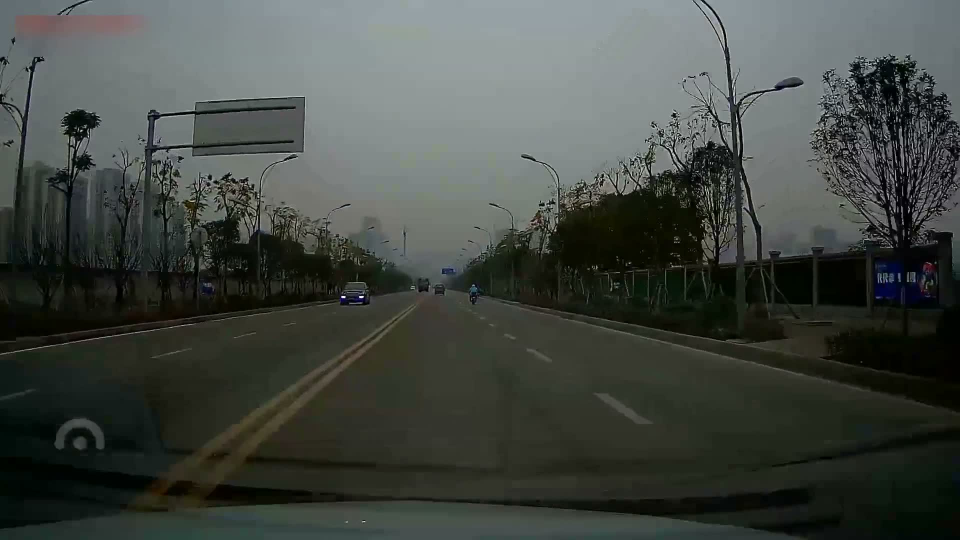
#> input picture test_images/frame_100.jpg, 1920 x 1080 px, found by its file name (shown at 1/2 size)
$ python capture_pipeline_stages.py   (older library calls are emulated)
#> lines starting #> are read from the running program, lines starting #| are printed output that depends on the picture; after the words box and inside, x2 and y2 are one past the last pixel; in counts of white or black regions, pixels touching at a corner belong together
### CameraCalibration.py

import numpy as np
import cv2
import glob
import matplotlib.image as mpimg
import matplotlib.pyplot as plt

class CameraCalibration():
    """ Class that calibrate camera using chessboard images.

    Attributes:
        mtx (np.array): Camera matrix
        dist (np.array): Distortion coefficients
    """
    def __init__(self, image_dir, nx, ny, debug=False):
        """ Init CameraCalibration.

        Parameters:
            image_dir (str): path to folder contains chessboard images
            nx (int): width of chessboard (number of squares)
            ny (int): height of chessboard (number of squares)
        """
        fnames = glob.glob("{}/*".format(image_dir))
        objpoints = []
        imgpoints = []

        # Coordinates of chessboard's corners in 3D
        objp = np.zeros((nx*ny, 3), np.float32)
        objp[:,:2] = np.mgrid[0:nx, 0:ny].T.reshape(-1, 2)

        # Go through all chessboard images
        for f in fnames:
            img = mpimg.imread(f)

            # Convert to grayscale image
            gray = cv2.cvtColor(img, cv2.COLOR_RGB2GRAY)

            # Find chessboard corners
            ret, corners = cv2.findChessboardCorners(img, (nx, ny))
            if ret:
                imgpoints.append(corners)
                objpoints.append(objp)

        shape = (img.shape[1], img.shape[0])
        ret, self.mtx, self.dist, _, _ = cv2.calibrateCamera(objpoints, imgpoints, shape, None, None)

        if not ret:
            raise Exception("Unable to calibrate camera")

    def undistort(self, img):
        """ Return undistort image.

        Parameters:
            img (np.array): Input image

        Returns:
            Image (np.array): Undistorted image
        """
        # Convert to grayscale image
        gray = cv2.cvtColor(img, cv2.COLOR_RGB2GRAY)
        return cv2.undistort(img, self.mtx, self.dist, None, self.mtx)

### PerspectiveTransformation.py
import cv2
import numpy as np


class PerspectiveTransformation:
    """Transforms between front-view and bird's-eye view.

    ROI is computed as percentages of the image dimensions so it adapts
    to any camera resolution without manual recalibration.
    """

    # Trapezoid source points as fractions of (width, height)
    # Tune these if the video has an unusual camera angle:
    #   TOP_Y      — horizon line (lower fraction = more sky included)
    #   TOP_LEFT_X / TOP_RIGHT_X — width of trapezoid top
    #   BOT_LEFT_X / BOT_RIGHT_X — width of trapezoid base
    TOP_Y       = 0.63
    TOP_LEFT_X  = 0.44
    TOP_RIGHT_X = 0.58
    BOT_LEFT_X  = 0.10
    BOT_RIGHT_X = 0.92

    def __init__(self):
        self._cached_size = None
        self.M = None
        self.M_inv = None

    def _build(self, w, h):
        src = np.float32([
            (w * self.TOP_LEFT_X,  h * self.TOP_Y),   # top-left
            (w * self.BOT_LEFT_X,  h),                 # bottom-left
            (w * self.BOT_RIGHT_X, h),                 # bottom-right
            (w * self.TOP_RIGHT_X, h * self.TOP_Y),   # top-right
        ])
        dst = np.float32([
            (w * 0.20, 0),
            (w * 0.20, h),
            (w * 0.80, h),
            (w * 0.80, 0),
        ])
        self.M     = cv2.getPerspectiveTransform(src, dst)
        self.M_inv = cv2.getPerspectiveTransform(dst, src)
        self._cached_size = (w, h)

    def _ensure(self, img):
        h, w = img.shape[:2]
        if self._cached_size != (w, h):
            self._build(w, h)

    def forward(self, img, flags=cv2.INTER_LINEAR):
        self._ensure(img)
        h, w = img.shape[:2]
        return cv2.warpPerspective(img, self.M, (w, h), flags=flags)

    def backward(self, img, flags=cv2.INTER_LINEAR):
        self._ensure(img)
        h, w = img.shape[:2]
        return cv2.warpPerspective(img, self.M_inv, (w, h), flags=flags)

### Thresholding.py
import cv2
import numpy as np


class Thresholding:
    """
    Robust lane thresholding pipeline:
      1. CLAHE contrast enhancement (handles shadowed / low-contrast roads)
      2. White lane detection (HLS)
      3. Yellow lane detection (HSV)
      4. Edge detection (Sobel X)
      5. Morphological cleanup
    """

    def __init__(self):
        self._clahe = cv2.createCLAHE(clipLimit=2.0, tileGridSize=(8, 8))

    def _enhance(self, img):
        """Apply CLAHE on the L channel to boost contrast before thresholding."""
        lab = cv2.cvtColor(img, cv2.COLOR_RGB2LAB)
        lab[:, :, 0] = self._clahe.apply(lab[:, :, 0])
        return cv2.cvtColor(lab, cv2.COLOR_LAB2RGB)

    def forward(self, img):
        img = self._enhance(img)

        hls = cv2.cvtColor(img, cv2.COLOR_RGB2HLS)
        hsv = cv2.cvtColor(img, cv2.COLOR_RGB2HSV)
        gray = cv2.cvtColor(img, cv2.COLOR_RGB2GRAY)

        L = hls[:, :, 1]
        S = hls[:, :, 2]
        H = hls[:, :, 0]
        V = hsv[:, :, 2]

        # ── White lanes ────────────────────────────────────────────────
        # Relaxed: L > 180 (was 200) and S < 150 (was 120)
        white = np.zeros_like(L)
        white[(L > 180) & (S < 150)] = 255

        # ── Yellow lanes ───────────────────────────────────────────────
        # Wider hue range (10–45), lower saturation floor (70)
        yellow = np.zeros_like(L)
        yellow[
            (H > 10) & (H < 45) &
            (S > 70) &
            (V > 100)
        ] = 255

        # ── Edges (Sobel X) ────────────────────────────────────────────
        sobelx = cv2.Sobel(gray, cv2.CV_64F, 1, 0, ksize=3)
        sobelx = np.absolute(sobelx)
        max_val = np.max(sobelx)
        if max_val > 0:
            sobelx_u8 = np.uint8(255 * sobelx / max_val)
        else:
            sobelx_u8 = np.zeros_like(gray, dtype=np.uint8)
        edges = np.zeros_like(sobelx_u8, dtype=np.uint8)
        # Wider range (20–220) catches both light and strong edges
        edges[(sobelx_u8 > 20) & (sobelx_u8 < 220)] = 255

        # ── L-channel bright-area boost ────────────────────────────────
        # Catches bright lane markings that might be missed by color alone
        bright = np.zeros(L.shape, dtype=np.uint8)
        bright[L > 210] = 255

        # ── Combine ────────────────────────────────────────────────────
        binary = cv2.bitwise_or(white, yellow)
        binary = cv2.bitwise_or(binary, edges)
        binary = cv2.bitwise_or(binary, bright)

        # ── Morphological cleanup ──────────────────────────────────────
        kernel = cv2.getStructuringElement(cv2.MORPH_RECT, (5, 5))
        binary = cv2.morphologyEx(binary, cv2.MORPH_CLOSE, kernel, iterations=1)
        binary = cv2.morphologyEx(binary, cv2.MORPH_OPEN,  kernel, iterations=1)

        return binary

### figure_generation/capture_pipeline_stages.py
import cv2
import numpy as np
import matplotlib

try:
    import tkinter  # noqa: F401
    matplotlib.use('TkAgg')
    _HAS_GUI = True
except ImportError:
    matplotlib.use('Agg')
    _HAS_GUI = False

import matplotlib.pyplot as plt
import matplotlib.image as mpimg

from CameraCalibration import CameraCalibration
from PerspectiveTransformation import PerspectiveTransformation
from Thresholding import Thresholding

# ── 1. Load a test image ──────────────────────────────────────────────────────
img_path = 'test_images/frame_100.jpg'  # change if needed
raw_rgb = mpimg.imread(img_path)
#> raw_rgb is the input picture: shape (1080, 1920, 3); mean R, G, B 66.7, 71.9, 66.7

# ── 2. Stage 1 — Undistort ────────────────────────────────────────────────────
cal = CameraCalibration('camera_cal', 9, 6)
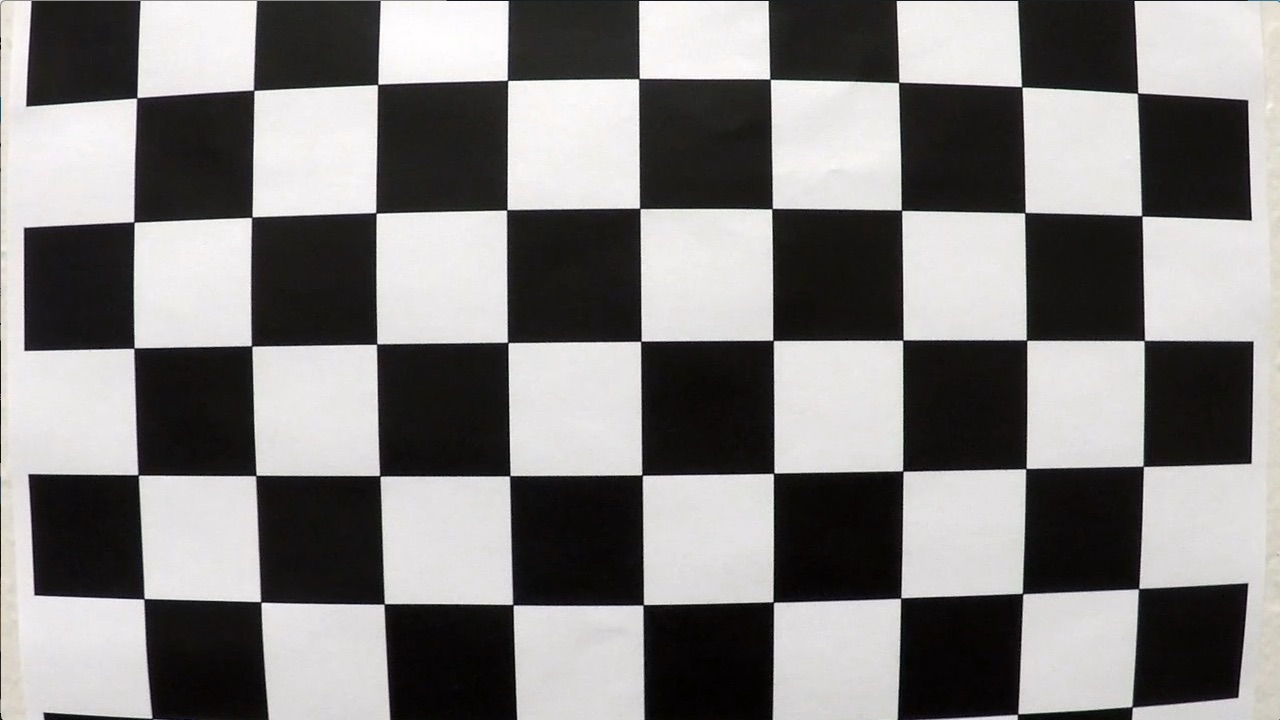
#> input picture camera_cal/calibration1.jpg, 1280 x 720 px
#> in __init__, img is the input picture: shape (720, 1280, 3); mean R, G, B 130.1, 128.4, 127.8
#> in __init__, `ret, corners = cv2.findChessboardCorners(img, (nx, ny))`: ret = False; corners = None
#> in __init__, `ret, self.mtx, self.dist, _, _ = cv2.calibrateCamera(objpoints, imgpoi..`: ret = 0.52; self.mtx = [[1072.5, 0, 657.6], [0, 1084.5, 284], [0, 0, 1]]; self.dist = [[-0.361, 1.03, 0.0145, 0.0027, -1.87]]
undist = cal.undistort(raw_rgb)

# Draw the ROI trapezoid on undistorted frame so the reader understands Stage 2
h, w = undist.shape[:2]
roi_pts = np.array([[
    (int(w * 0.44), int(h * 0.63)),
    (int(w * 0.10), h - 1),
    (int(w * 0.92), h - 1),
    (int(w * 0.58), int(h * 0.63)),
]], dtype=np.int32)
stage1 = undist.copy()
cv2.polylines(stage1, roi_pts, isClosed=True, color=(255, 80, 80), thickness=3)
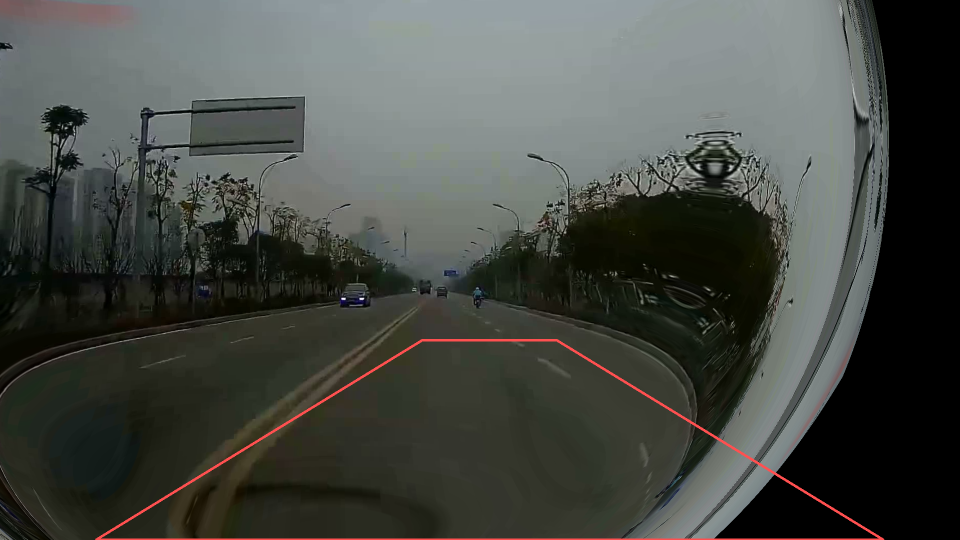
#> stage1: shape (1080, 1920, 3) (shown at 1/2 size); mean R, G, B 70.6, 73.8, 68.6
cv2.circle(stage1, (int(w * 0.44), int(h * 0.63)), 6, (255, 80, 80), -1)
#> stage1: shape (1080, 1920, 3); under 0.01% of pixels changed, all inside (x1, y1, x2, y2) = (838, 674, 850, 687)
cv2.circle(stage1, (int(w * 0.58), int(h * 0.63)), 6, (255, 80, 80), -1)
#> stage1: shape (1080, 1920, 3); mean R, G, B 70.7, 73.8, 68.6

# ── 3. Stage 2 — Bird's-eye warp (colour) ────────────────────────────────────
pt = PerspectiveTransformation()
warped_colour = pt.forward(undist)

# ── 4. Stage 3 — Binary thresholding ─────────────────────────────────────────
thresh = Thresholding()
binary = thresh.forward(warped_colour)  # 0/255 grayscale
#> in forward, `max_val = np.max(sobelx)`: max_val = 390
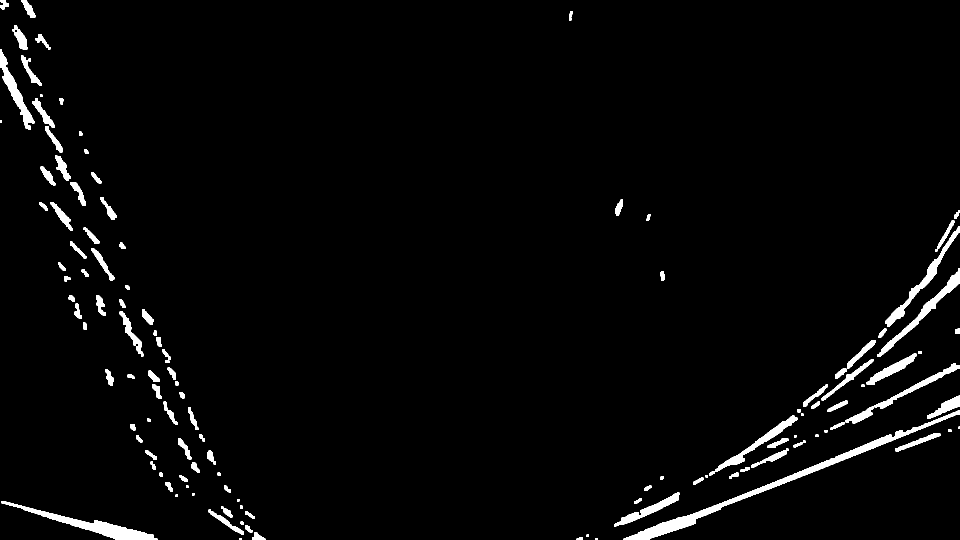
#> binary: shape (1080, 1920) (shown at 1/2 size); 2.7% white; 129 white regions (3 under 20 px), largest, box (x1, y1, x2, y2) and area: (1247, 821, 1920, 1080) 8628, (3, 1002, 315, 1080) 4543, (1754, 536, 1920, 714) 2892

# ── 5. Stage 4 — Sliding window search (draw boxes on binary) ────────────────
binary_vis = np.dstack([binary, binary, binary])

histogram = np.sum(binary[binary.shape[0] // 2:, :], axis=0)
#> histogram = 1920 values, max 22185 at index 1799, min 0 at index 0, mean 5641.3
midpoint = histogram.shape[0] // 2
left_base = np.argmax(histogram[:midpoint])
#> left_base = 220
right_base = np.argmax(histogram[midpoint:]) + midpoint
#> right_base = 1799

nwindows = 9
win_h = binary.shape[0] // nwindows
margin = 120
minpix = 20
lx, rx = left_base, right_base
#> lx = 220; rx = 1799

for win in range(nwindows):
    y_low = binary.shape[0] - (win + 1) * win_h
    y_high = binary.shape[0] - win * win_h
    for base, colour in [(lx, (255, 200, 0)), (rx, (0, 200, 255))]:
        x_low = base - margin
        x_high = base + margin
        cv2.rectangle(binary_vis, (x_low, y_low), (x_high, y_high), colour, 2)
        good = np.where(
            binary[y_low:y_high, max(0, x_low):min(binary.shape[1], x_high)] == 255
        )
        if len(good[0]) > minpix:
            if colour[0] == 255:
                lx = int(np.mean(good[1])) + max(0, x_low)
            else:
                rx = int(np.mean(good[1])) + max(0, x_low)
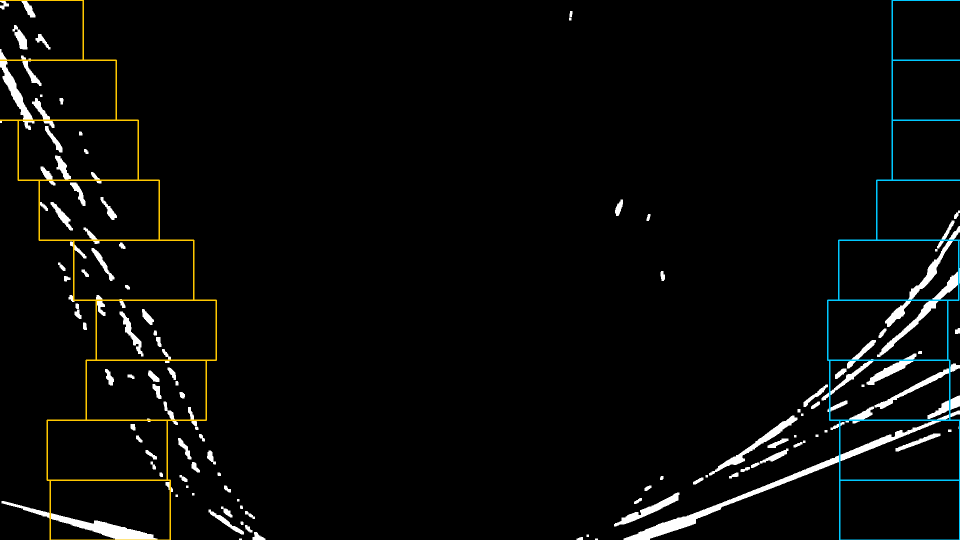
#> binary_vis: shape (1080, 1920, 3) (shown at 1/2 size); mean of channels 0, 1, 2 8.2, 8.8, 7.9; drawn as R, G, B

# ── 6. Stage 5 — Marking classification overlay ──────────────────────────────
strip_vis = np.dstack([binary, binary, binary])

lx_strip = left_base
#> lx_strip = 220
cv2.rectangle(
    strip_vis,
    (lx_strip - 50, 0),
    (lx_strip + 50, binary.shape[0]),
    (255, 220, 0),
    2,
)
cv2.putText(
    strip_vis,
    'LEFT: double_solid (0.80)',
    (5, 25),
    cv2.FONT_HERSHEY_SIMPLEX,
    0.55,
    (0, 255, 150),
    2,
)

cv2.rectangle(
    strip_vis,
    (right_base - 50, 0),
    (right_base + 50, binary.shape[0]),
    (0, 220, 255),
    2,
)
cv2.putText(
    strip_vis,
    'RIGHT: dashed (0.65)',
    (5, 50),
    cv2.FONT_HERSHEY_SIMPLEX,
    0.55,
    (0, 255, 150),
    2,
)

# ── 7. Stage 6 — Final overlay on original frame ─────────────────────────────
warped_bin_full = binary
h_w, w_w = warped_bin_full.shape[:2]

leftx, lefty, rightx, righty = [], [], [], []
lx2, rx2 = left_base, right_base
#> lx2 = 220; rx2 = 1799
win_h2 = h_w // nwindows
for win in range(nwindows):
    yl = h_w - (win + 1) * win_h2
    yh = h_w - win * win_h2
    for base, xlist, ylist in [(lx2, leftx, lefty), (rx2, rightx, righty)]:
        xl, xr = base - margin, base + margin
        nz = binary[yl:yh, max(0, xl):min(w_w, xr)].nonzero()
        if len(nz[0]) > minpix:
            xlist.extend(nz[1] + max(0, xl))
            ylist.extend(nz[0] + yl)
            base_val = int(np.mean(nz[1])) + max(0, xl)
            if base == lx2:
                lx2 = base_val
            else:
                rx2 = base_val
#> after the loop, lx2 = 45; xlist = 16286 values, max 1919 at index 15643, min 1659 at index 6887, mean 1803.3; ylist = 16286 values, max 922 at index 3255, min 421 at index 15640, mean 718.8

overlay = undist.copy()
if len(lefty) > 5 and len(righty) > 5:
    left_fit = np.polyfit(lefty, leftx, 2)
    right_fit = np.polyfit(righty, rightx, 2)
    ploty = np.linspace(0, h_w - 1, h_w)
    left_pts = np.array([np.polyval(left_fit, y) for y in ploty])
    right_pts = np.array([np.polyval(right_fit, y) for y in ploty])

    warp_zero = np.zeros_like(binary).astype(np.uint8)
    color_warp = np.dstack((warp_zero, warp_zero, warp_zero))
    pts_left = np.array([np.transpose(np.vstack([left_pts, ploty]))], dtype=np.int32)
    pts_right = np.array([np.flipud(np.transpose(np.vstack([right_pts, ploty])))], dtype=np.int32)
    pts = np.hstack((pts_left, pts_right))
    cv2.fillPoly(color_warp, pts, (0, 180, 0))
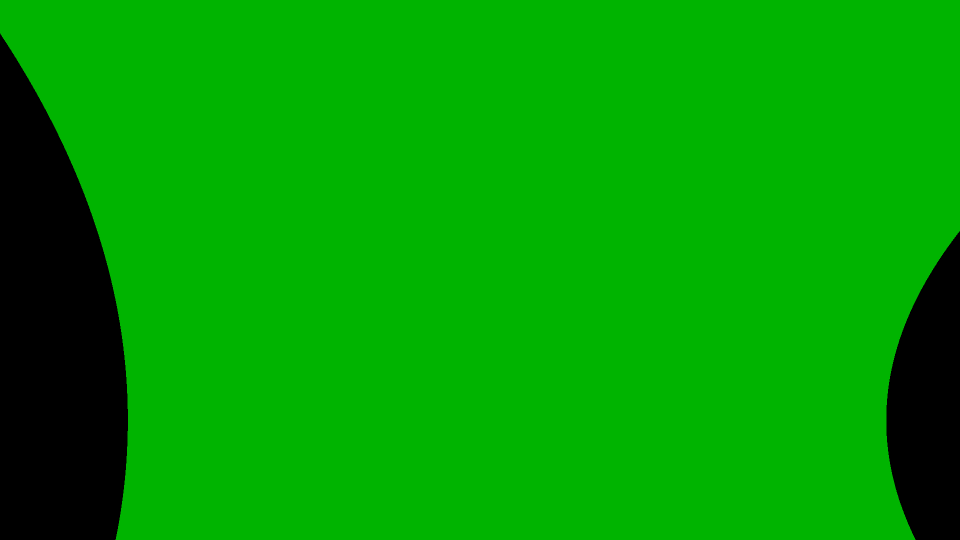
#> color_warp: shape (1080, 1920, 3) (shown at 1/2 size); mean of channels 0, 1, 2 0, 157.5, 0; drawn as R, G, B

    newwarp = pt.backward(color_warp)
    overlay = cv2.addWeighted(overlay, 1, newwarp, 0.4, 0)

    for pts_arr, col in [(pts_left[0], (255, 255, 0)), (pts_right[0], (255, 255, 0))]:
        for i in range(len(pts_arr) - 1):
            cv2.line(
                overlay,
                tuple(pts_arr[i]),
                tuple(pts_arr[i + 1]),
                col,
                3,
            )
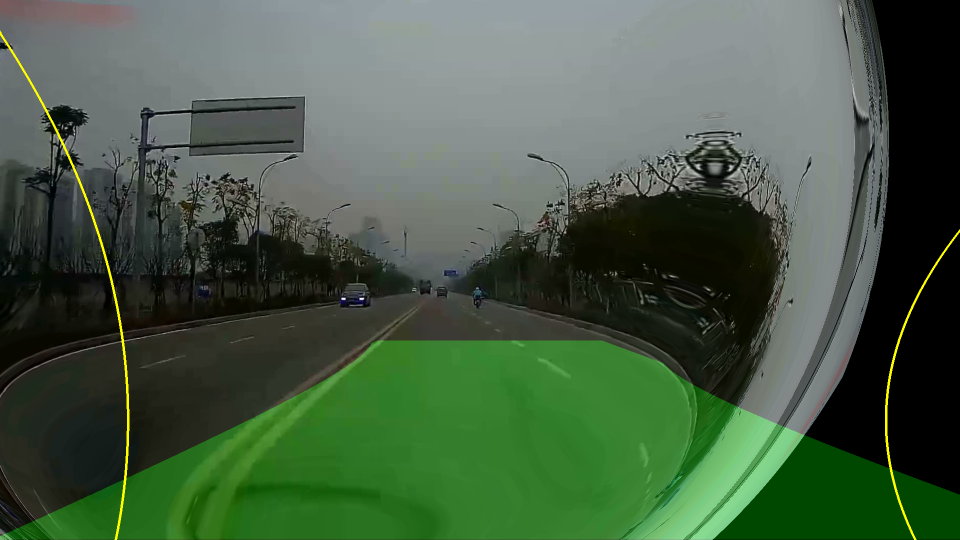
#> overlay: shape (1080, 1920, 3) (shown at 1/2 size); mean R, G, B 70.2, 91.4, 68.2

cv2.putText(
    overlay,
    'LEFT: double_solid  RIGHT: dashed',
    (10, 30),
    cv2.FONT_HERSHEY_SIMPLEX,
    0.65,
    (0, 255, 150),
    2,
)
cv2.putText(
    overlay,
    'Good Lane Keeping | Latency: 43 ms',
    (10, 58),
    cv2.FONT_HERSHEY_SIMPLEX,
    0.65,
    (0, 255, 150),
    2,
)
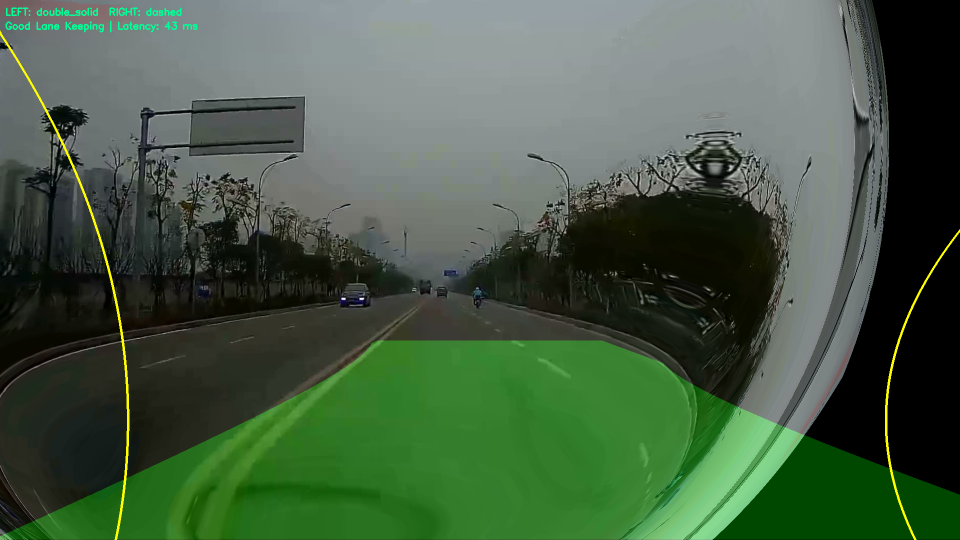
#> overlay: shape (1080, 1920, 3) (shown at 1/2 size); mean R, G, B 69.9, 91.7, 68.3

# ── 8. Build 2×3 figure ──────────────────────────────────────────────────────
fig, axes = plt.subplots(2, 3, figsize=(18, 9))
fig.patch.set_facecolor('#0f1117')
fig.suptitle(
    'FleetSafe — Lane Detection Pipeline: Stages 1–6',
    color='white',
    fontsize=13,
    fontweight='bold',
    y=1.01,
)

panels = [
    (stage1, 'Stage 1: Undistorted Frame\n(ROI trapezoid in red)', None),
    (warped_colour, 'Stage 2: Perspective Transform\n(bird\'s-eye view)', None),
    (binary, 'Stage 3: Binary Thresholding\n(HLS + HSV + Sobel)', 'gray'),
    (binary_vis, 'Stage 4: Sliding Window Search\n(yellow=left, cyan=right)', None),
    (strip_vis, 'Stage 5: Marking Classification\n(CC analysis strips shown)', None),
    (overlay, 'Stage 6: Lane Overlay\n(projected back to original view)', None),
]

for ax, (img, title, cmap) in zip(axes.flatten(), panels):
    ax.set_facecolor('#0f1117')
    if cmap:
        ax.imshow(img, cmap=cmap, vmin=0, vmax=255)
    else:
        ax.imshow(img)
    ax.set_title(title, color='white', fontsize=9, fontweight='bold', pad=6)
    ax.axis('off')
#> this loop made 6 passes
#> cmap on passes 1 to 6: None, None, 'gray', None, None, None

plt.tight_layout(pad=0.5)

save_path = 'fig2_pipeline_stages.png'
plt.savefig(save_path, dpi=200, bbox_inches='tight',
            facecolor='#0f1117', edgecolor='none')
print(f'Saved: {save_path}')

if _HAS_GUI:
    plt.show()
else:
    print('GUI backend unavailable; figure was saved without opening a window.')
